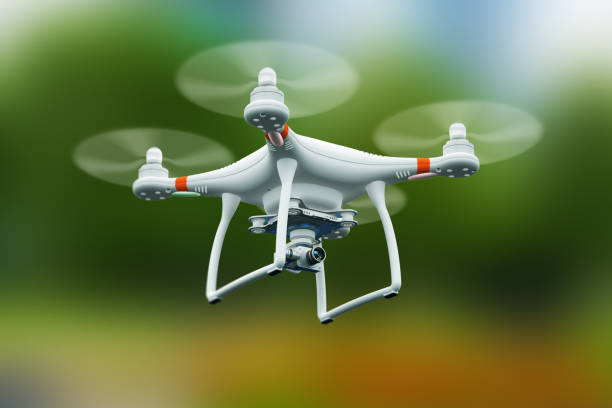
#> input picture Kode/Edgenode/ImgProcess/drone.jpg, 612 x 408 px, given in place of the camera
$ python test.py
#> lines starting #> are read from the running program, lines starting #| are printed output that depends on the picture; after the words box and inside, x2 and y2 are one past the last pixel; in counts of white or black regions, pixels touching at a corner belong together
import cv2
import numpy as np

cap = cv2.VideoCapture(0) # Load webcam(0) or videofile with path to file.
while True:
    ret, frame = cap.read() # ret tells if successful or not(true/false) and the readed image
#> frame is the input picture: shape (408, 612, 3); mean B, G, R 70.5, 120.3, 104
    width = int(cap.get(3))
    height = int(cap.get(4))

    hsv = cv2.cvtColor(frame, cv2.COLOR_BGR2HSV)    # Convert BGR pixels into hue, saturation and lightness
#> hsv: shape (408, 612, 3); mean H, S, V 49.3, 140.9, 125.2
    lower_color = np.array([90, 50, 50])            # Lower bound of color
    upper_color = np.array([130, 255, 255])         # Upper blond of color

    mask = cv2.inRange(hsv, lower_color, upper_color) # B/W image of the selected color spectrum
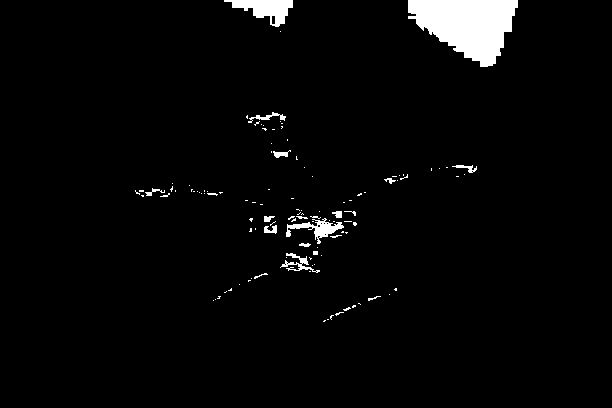
#> mask: shape (408, 612); 3% white; 115 white regions (96 under 20 px), largest, box (x1, y1, x2, y2) and area: (408, 0, 518, 67) 4775, (224, 0, 293, 27) 930, (286, 218, 344, 244) 501

    result = cv2.bitwise_and(frame, frame, mask=mask) # adds color spectrum to B/W image
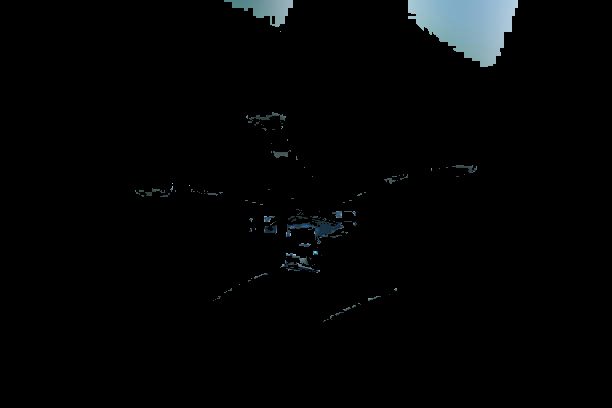
#> result: shape (408, 612, 3); mean B, G, R 5, 4.6, 3.6

    cv2.imshow('window title', result)
    if cv2.waitKey(1) == ord('q'): # wait for 1 millisecond and awaits for a 'q' key press before closing the window
#> (key q is pressed here)
        break

cap.release()
#> (the run stopped early here; a loop or call above may not have finished)
